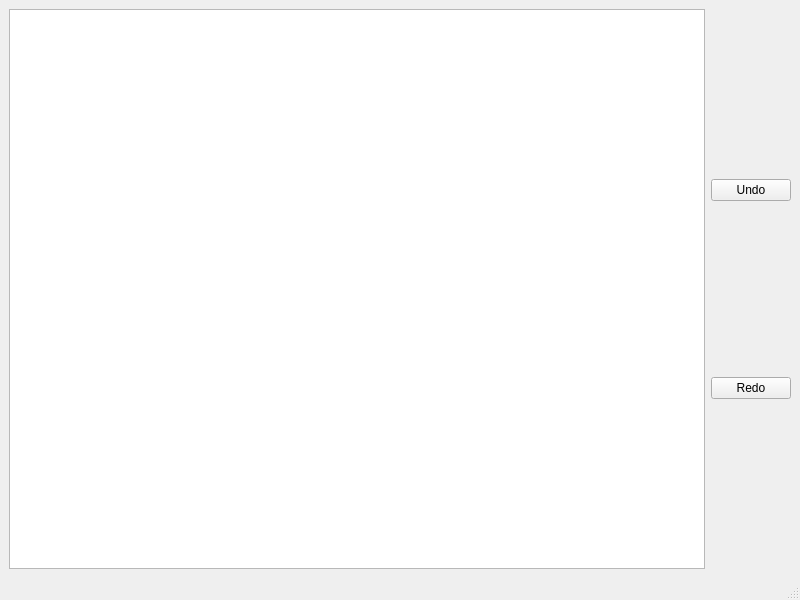
<?xml version="1.0" encoding="UTF-8"?>
<ui version="4.0">
 <class>MainWindow</class>
 <widget class="QMainWindow" name="MainWindow">
  <property name="geometry">
   <rect>
    <x>0</x>
    <y>0</y>
    <width>800</width>
    <height>600</height>
   </rect>
  </property>
  <property name="windowTitle">
   <string>MainWindow</string>
  </property>
  <widget class="QWidget" name="centralwidget">
   <layout class="QGridLayout" name="gridLayout">
    <item row="0" column="0">
     <layout class="QHBoxLayout" name="horizontalLayout">
      <item>
       <widget class="CodeEdit" name="plainTextEdit"/>
      </item>
      <item>
       <layout class="QVBoxLayout" name="verticalLayout">
        <item>
         <widget class="QPushButton" name="undoButton">
          <property name="text">
           <string>Undo</string>
          </property>
         </widget>
        </item>
        <item>
         <widget class="QPushButton" name="redoButton">
          <property name="text">
           <string>Redo</string>
          </property>
         </widget>
        </item>
       </layout>
      </item>
     </layout>
    </item>
   </layout>
  </widget>
  <widget class="QMenuBar" name="menubar">
   <property name="geometry">
    <rect>
     <x>0</x>
     <y>0</y>
     <width>800</width>
     <height>22</height>
    </rect>
   </property>
  </widget>
  <widget class="QStatusBar" name="statusbar"/>
 </widget>
 <customwidgets>
  <customwidget>
   <class>CodeEdit</class>
   <extends>QPlainTextEdit</extends>
   <header>codeedit.h</header>
  </customwidget>
 </customwidgets>
 <resources/>
 <connections/>
</ui>
